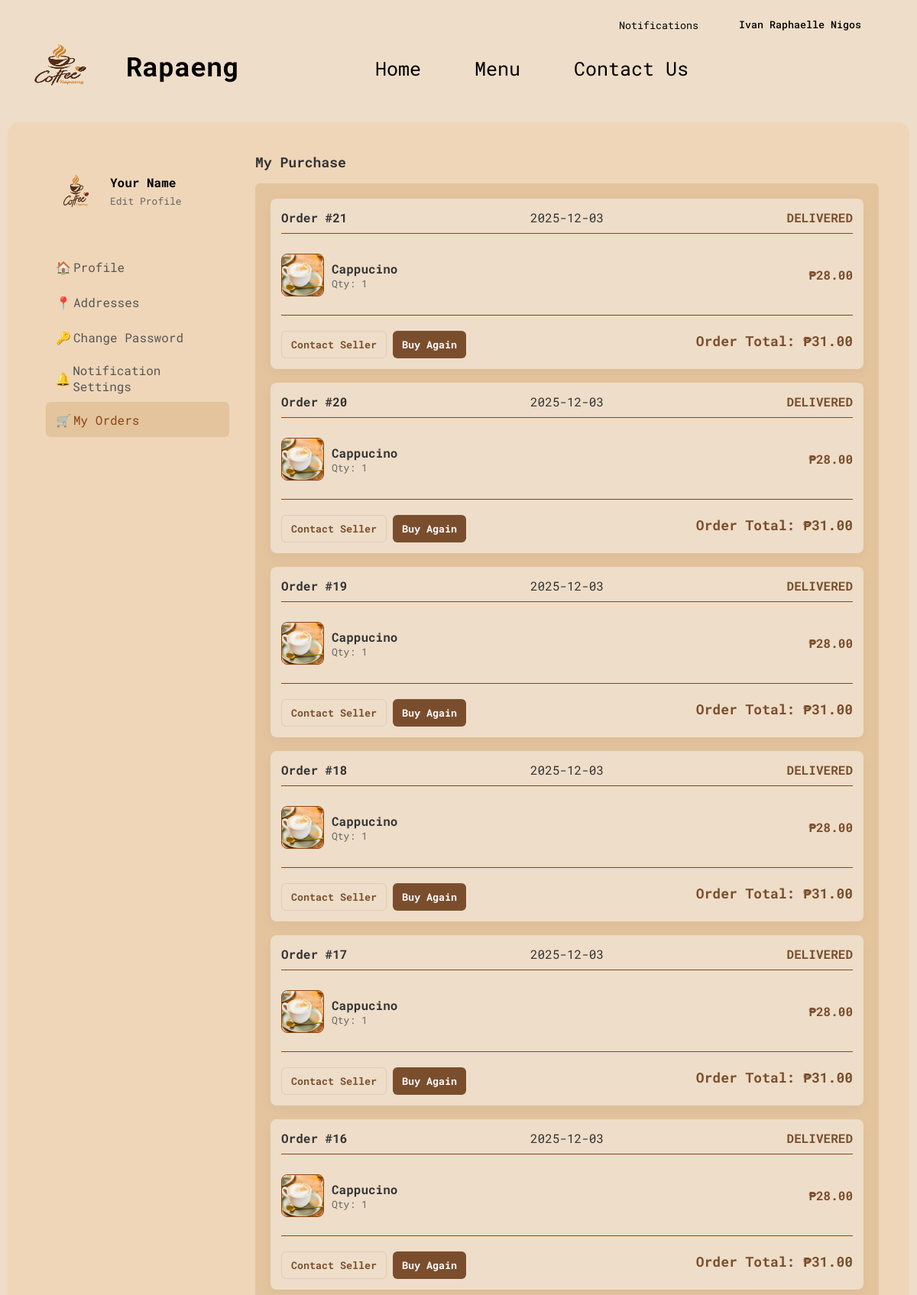
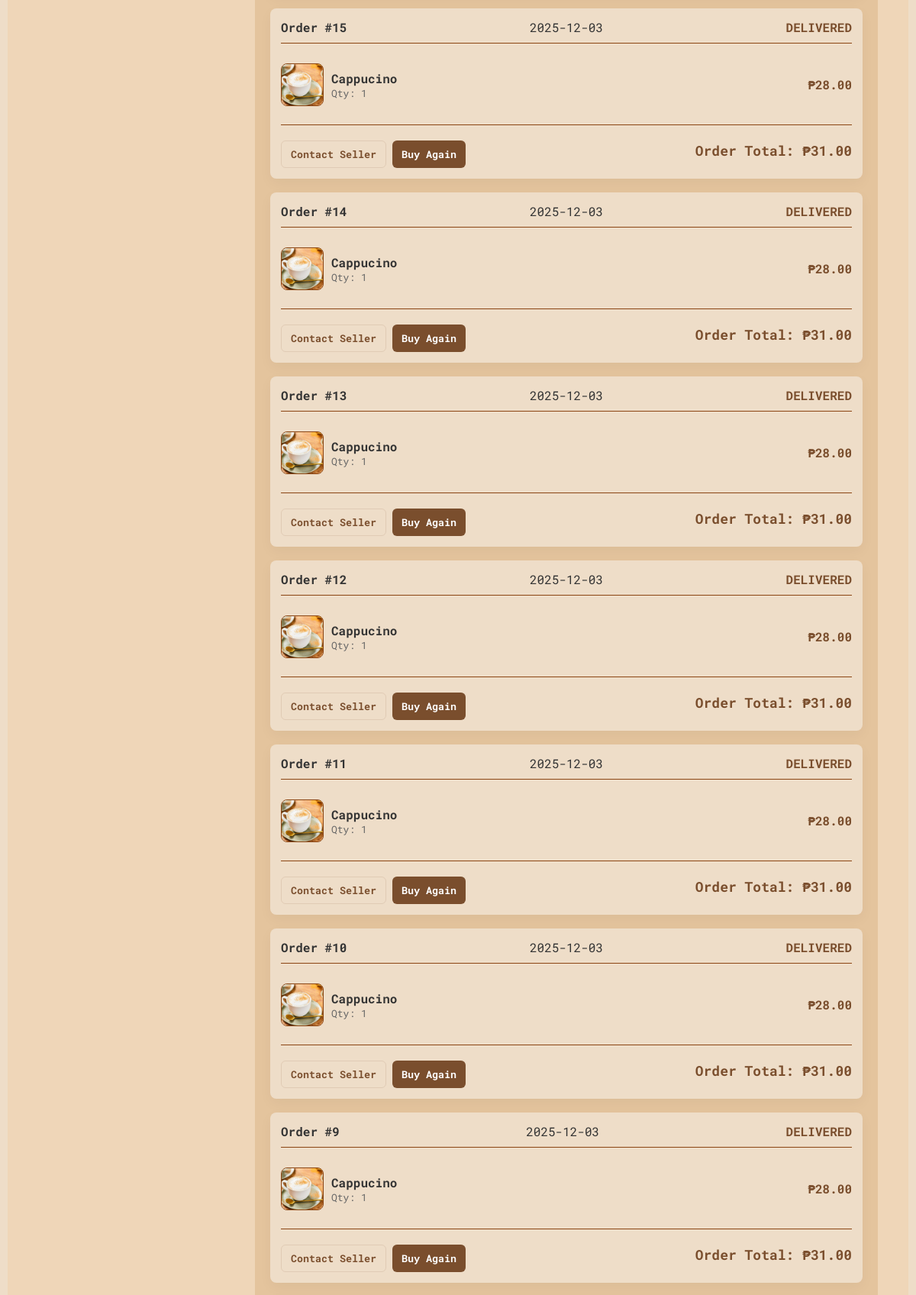
Page /pages/customer/orders.php (signed in, upper part) on the committed database (2 pictures, top to bottom).
### tables this page shows
CREATE TABLE `orders` (
  `order_id` int(11) NOT NULL,
  `customer_id` int(11) NOT NULL,
  `total_amount` int(11) NOT NULL,
  `create_at` date NOT NULL,
  `status` char(1) NOT NULL DEFAULT '1',
  `delivery_eta` datetime DEFAULT NULL
);

CREATE TABLE `order_items` (
  `id` int(11) NOT NULL,
  `order_id` int(11) NOT NULL,
  `menu_id` int(11) NOT NULL,
  `quantity` int(11) NOT NULL,
  `price` int(11) NOT NULL
);

CREATE TABLE `menu` (
  `menu_id` int(11) NOT NULL,
  `name` text NOT NULL,
  `price` decimal(50,0) NOT NULL,
  `description` text NOT NULL,
  `images` varchar(255) NOT NULL,
  `category_id` int(11) NOT NULL
);

### pages/customer/orders.php (the view, shortened to what this page needs)
<?php
include('../../api/connection.php');
$customer_id = $_SESSION['customer_id'];
try {
  $conn->exec("UPDATE orders SET status = '3' WHERE status = '2' AND delivery_eta IS NOT NULL AND delivery_eta <= NOW()");
} catch (Exception $e) {
}
$ordersStmt = $conn->prepare("SELECT * FROM orders WHERE customer_id = :cid ORDER BY create_at DESC, order_id DESC");
$ordersStmt->bindParam(':cid', $customer_id);
$ordersStmt->execute();
$orders = $ordersStmt->fetchAll(PDO::FETCH_ASSOC);
function load_order_items($conn, $order_id) {
  $itSt = $conn->prepare("SELECT oi.quantity, oi.price, m.name, m.images FROM order_items oi JOIN menu m ON oi.menu_id = m.menu_id WHERE oi.order_id = :oid");
  $itSt->bindParam(':oid', $order_id);
  $itSt->execute();
  return $itSt->fetchAll(PDO::FETCH_ASSOC);
}
?>
<!DOCTYPE html>
<html lang="en">
<head>
  <link rel="stylesheet" href="../../css/nav-bar.css">
  <link rel="stylesheet" href="../../css/customer/account.css">
  <link rel="stylesheet" href="../../css/footer.css">
  <link rel="stylesheet" href="../../css/customer/account.css">
</head>
<body>
  <?php include('../nav.bar.php'); ?>
  <div style="padding: 30px;"></div>
  <main class="account-wrapper">
    <div class="account-grid">
      <aside class="account-side">
        <div class="profile-block account-card">
          <div class="profile-avatar"><img src="../../images/rapaeng-logo.png" alt="avatar"></div>
          <div>
            <div class="profile-name">Your Name</div>
            <div style="font-size:13px;color:#666;">Edit Profile</div>
          </div>
        </div>
        <nav class="side-nav">
          <ul>
            <?php $self = basename($_SERVER['PHP_SELF']); ?>
            <li class="<?php echo $self === 'profile.php' ? 'active' : ''; ?>"><a href="profile.php"><span class="side-icon">🏠</span> Profile</a></li>
            <li class="<?php echo $self === 'addresses.php' ? 'active' : ''; ?>"><a href="addresses.php"><span class="side-icon">📍</span> Addresses</a></li>
            <li class="<?php echo $self === 'change-password.php' ? 'active' : ''; ?>"><a href="change-password.php"><span class="side-icon">🔑</span> Change Password</a></li>
            <li class="<?php echo $self === 'notifications.php' ? 'active' : ''; ?>"><a href="notifications.php"><span class="side-icon">🔔</span> Notification Settings</a></li>
            <li class="<?php echo $self === 'orders.php' ? 'active' : ''; ?>"><a href="orders.php"><span class="side-icon">🛒</span> My Orders</a></li>
          </ul>
        </nav>
      </aside>
      <section class="account-main">
        <div class="top-controls">
          <div class="account-title">My Purchase</div>
        </div>
        <div class="account-content">
          <?php if (empty($orders)): ?>
            <div class="section-empty">
              <img src="../../images/home-sample-pics/pic-6.jpg" alt="empty" />
              <p>You have no orders yet</p>
            </div>
          <?php else: ?>
            <div class="orders-list">
              <?php foreach ($orders as $o):
                $items = load_order_items($conn, $o['order_id']);
                $totalDisplay = number_format($o['total_amount'], 2);
                $date = htmlspecialchars($o['create_at']);
                switch (strval($o['status'])) {
                  case '1': $statusText = 'Queued'; break;
                  case '3': $statusText = 'Delivered'; break;
                }
              ?>
                <div class="order-card">
                  <div class="order-head">
                    <div><strong>Order #<?php echo $o['order_id']; ?></strong></div>
                    <div><?php echo $date; ?></div>
                    <div class="order-status"><?php echo $statusText; ?></div>
                  </div>
                  <div class="order-items">
                    <?php foreach ($items as $it): ?>
                      <div class="order-item-row">
                        <div class="oi-left">
                          <?php if ($it['images']): ?>
                            <img src="../../images/menu-pics/<?php echo htmlspecialchars($it['images']); ?>" alt="<?php echo htmlspecialchars($it['name']); ?>">
                          <?php else: ?>
                            <div class="no-img">☕</div>
                          <?php endif; ?>
                          <div class="oi-meta">
                            <div class="oi-name"><?php echo htmlspecialchars($it['name']); ?></div>
                            <div class="oi-qty">Qty: <?php echo intval($it['quantity']); ?></div>
                          </div>
                        </div>
                        <div class="oi-price">₱<?php echo number_format($it['price'] * $it['quantity'], 2); ?></div>
                      </div>
                    <?php endforeach; ?>
                  </div>
                  <div class="order-footer">
                    <div style="display:flex;align-items:center;justify-content:space-between;gap:8px;flex-wrap:wrap;">
                      <div class="order-actions">
                        <button onclick="window.location.href='contact-us.php'" class="btn-outline">Contact Seller</button>
                        <button onclick="window.location.href='menu.php'" class="btn-order">Buy Again</button>
                      </div>
                      <div style="font-size:18px;font-weight:800;color:#7A4E2D;">Order Total: ₱<?php echo $totalDisplay; ?></div>
                    </div>
                  </div>
                </div>
              <?php endforeach; ?>
            </div>
          <?php endif; ?>
        </div>
      </section>
    </div>
  </main>
</body>
</html>

### css/customer/account.css (style rules this page uses)
* { box-sizing: border-box; margin: 0; padding: 0; font-family: "Roboto Mono", monospace; }
body { background-color: #EEDDC8; }
.account-wrapper { max-width: 1180px; margin: calc(var(--navbar-height, 80px) + 20px) auto 60px; padding: 0 18px; background-color: #efd6b8; padding: 40px; border-radius: 15px; }
.account-grid { display: grid; grid-template-columns: 260px 1fr; gap: 24px; align-items: start; }
.account-side { background: transparent; }
.account-card { border-radius: 6px; padding: 18px; }
.profile-block { display: flex; gap: 12px; align-items: center; padding: 18px; }
.profile-avatar { width: 64px; height: 64px; border-radius: 50%; overflow: hidden; display: flex; align-items: center; justify-content: center; }
.profile-avatar img { width: 100%; height: 100%; object-fit: cover; }
.profile-name { font-weight: 700; margin-bottom: 5px; }
.side-nav { margin-top: 16px; border-radius: 6px; padding: 10px; }
.side-nav ul { list-style: none; }
.side-nav li { display: flex; align-items: center; gap: 10px; padding: 10px; color: #555; cursor: pointer; border-radius: 6px; }
.side-nav a { text-decoration: none; color: inherit; width: 100%; display: flex; align-items: center; }
.side-nav li:hover, .side-nav li.active { background: #e4c49d; color: #8B4513; }
.side-icon { width: 26px; height: 26px; display: inline-flex; align-items: center; justify-content: center; color: #8B4513; }
.account-main .top-controls { display: flex; justify-content: space-between; align-items: center; gap: 12px; margin-bottom: 16px; }
.account-title { font-size: 18px; font-weight: 700; color: #333; }
.account-content { background: #e4c49d; border-radius: 6px; padding: 20px; }
.orders-list { display: flex; flex-direction: column; gap: 18px; }
.order-card { background: #EEDDC8; border-radius: 8px; padding: 14px; box-shadow: 0 6px 18px #0000000a; }
.order-head { display: flex; align-items: center; gap: 12px; justify-content: space-between; border-bottom: 1px solid #8B4513; padding-bottom: 10px; margin-bottom: 10px; }
.order-head .order-status { color: #7A4E2D; font-weight: 700; text-transform: uppercase; }
.order-head div { color: #333; }
.order-items { display: flex; flex-direction: column; gap: 8px; padding: 8px 0; }
.order-item-row { display: flex; align-items: center; gap: 10px; padding: 8px 0; border-bottom: 1px dashed #8B4513; }
.order-item-row:last-child { border-bottom: none; }
.oi-left { display: flex; align-items: center; gap: 10px; }
.oi-left img { width: 56px; height: 56px; object-fit: cover; border-radius: 8px; border: 1px solid #8B4513; }
.oi-meta .oi-name { font-weight: 700; color: #333; }
.oi-meta .oi-qty { color: #666; font-size: 13px; }
.oi-price { margin-left: auto; font-weight: 700; color: #7A4E2D; }
.order-footer { text-align: right; padding-top: 10px; border-top: 1px solid #8B4513; margin-top: 8px; color: #333; }
.order-actions { display: flex; gap: 8px; justify-content: flex-end; margin-top: 10px; }
.btn-order { padding: 8px 12px; border-radius: 6px; background: #7A4E2D; color: #fff; border: none; font-weight: 700; cursor: pointer; }
.btn-outline { padding: 8px 12px; border-radius: 6px; background: transparent; color: #7A4E2D; border: 1px solid rgba(122, 78, 45, 0.12); cursor: pointer; font-weight: 700; }

### rows in the picture
orders: order_id "21", create_at "2025-12-03", status "DELIVERED", total_amount "31.00"
order_items: menu.images (placeholder picture), menu.name "Cappucino", quantity "1", $it['price'] * $it['quantity'] "28.00"
orders: order_id "20", create_at "2025-12-03", status "DELIVERED", total_amount "31.00"
orders: order_id "19", create_at "2025-12-03", status "DELIVERED", total_amount "31.00"
orders: order_id "18", create_at "2025-12-03", status "DELIVERED", total_amount "31.00"
orders: order_id "17", create_at "2025-12-03", status "DELIVERED", total_amount "31.00"
orders: order_id "16", create_at "2025-12-03", status "DELIVERED", total_amount "31.00"
orders: order_id "15", create_at "2025-12-03", status "DELIVERED", total_amount "31.00"
orders: order_id "14", create_at "2025-12-03", status "DELIVERED", total_amount "31.00"
orders: order_id "13", create_at "2025-12-03", status "DELIVERED", total_amount "31.00"
orders: order_id "12", create_at "2025-12-03", status "DELIVERED", total_amount "31.00"
orders: order_id "11", create_at "2025-12-03", status "DELIVERED", total_amount "31.00"
orders: order_id "10", create_at "2025-12-03", status "DELIVERED", total_amount "31.00"
orders: order_id "9", create_at "2025-12-03", status "DELIVERED", total_amount "31.00"

### other values in the picture
$_SESSION['full_name'] "Ivan Raphaelle Nigos"
